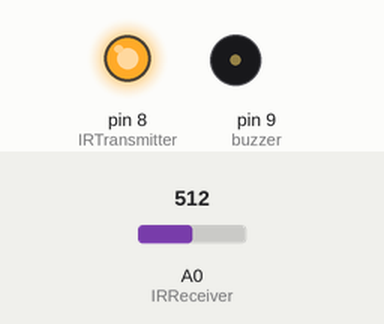
Bench run of a sketch on a simulated Arduino Uno, built with avr-gcc and run on an emulated ATmega328P. Parts: output pins drawn as LEDs (lit = HIGH), buzzer (waves = sounding). Inputs (shaded band) come from the test bench; at power-on: A0 (IRReceiver) = 512.

Above: at 1.2 s.
1.3 s: A0 (IRReceiver) set to 487
At 2.5 s:
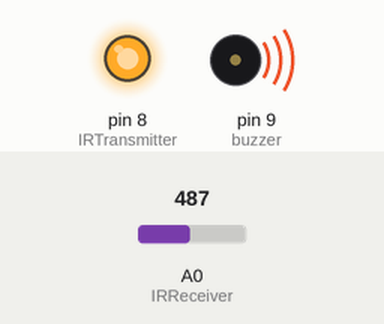
Timing chart, 0 to 4.3 s (numbered marks = the images above; inputs shaded):
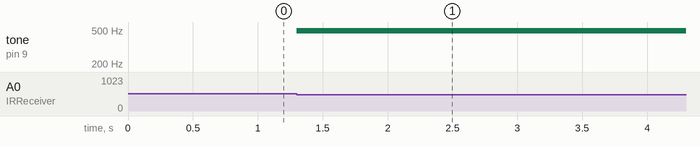

The sketch:

B04707_03_01.ino
```cpp
int IRTransmitter = 8;
int IRReceiver = A0; //IR Receiver is connected to pin 5

int buzzer = 9; // Buzzer is connected with pin 9.
int output = 0; // Variable to store the value from the IR sensor
int ambientLight = 500;

void setup()
{
  pinMode(IRReceiver, INPUT);
  pinMode(IRTransmitter, OUTPUT);
  pinMode(buzzer, OUTPUT);
  digitalWrite(IRTransmitter, HIGH);
}
void loop()
{
  output = analogRead(IRReceiver);
  // If anything comes in between the IR Transmitter and IR receiver
  // IR receiver will not give the output. Make an alarm.
  if (output < ambientLight)
  {
    makeAlarm(50);
  }
}
void makeAlarm(unsigned char time)
{
  analogWrite(buzzer, 170);
  delay(time);
  analogWrite(buzzer, 0);
  delay(time);
}
```

Measured:
- the behaviour switches between 500 and 499 on A0 (IRReceiver) (found by bisection; images 0 and 1)
- after the input at 1.3 s, tone on pin 9 (buzzer): silent → 490 Hz at once
